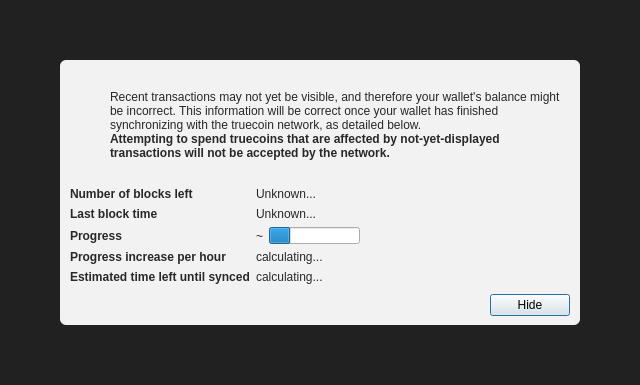
<?xml version="1.0" encoding="UTF-8"?>
<ui version="4.0">
 <class>ModalOverlay</class>
 <widget class="ModalOverlay" name="ModalOverlay">
  <property name="geometry">
   <rect>
    <x>0</x>
    <y>0</y>
    <width>640</width>
    <height>385</height>
   </rect>
  </property>
  <property name="windowTitle">
   <string>Form</string>
  </property>
  <layout class="QVBoxLayout" name="verticalLayout" stretch="0">
   <property name="sizeConstraint">
    <enum>QLayout::SetDefaultConstraint</enum>
   </property>
   <property name="leftMargin">
    <number>0</number>
   </property>
   <property name="topMargin">
    <number>0</number>
   </property>
   <property name="rightMargin">
    <number>0</number>
   </property>
   <property name="bottomMargin">
    <number>0</number>
   </property>
   <item>
    <widget class="QWidget" name="bgWidget" native="true">
     <property name="styleSheet">
      <string notr="true">#bgWidget { background: rgba(0,0,0,220); }</string>
     </property>
     <layout class="QVBoxLayout" name="verticalLayoutMain" stretch="1">
      <property name="leftMargin">
       <number>60</number>
      </property>
      <property name="topMargin">
       <number>60</number>
      </property>
      <property name="rightMargin">
       <number>60</number>
      </property>
      <property name="bottomMargin">
       <number>60</number>
      </property>
      <item>
       <widget class="QWidget" name="contentWidget" native="true">
        <property name="styleSheet">
         <string notr="true">#contentWidget { background: rgba(255,255,255,240); border-radius: 6px; }

QLabel { color: rgb(40,40,40);  }</string>
        </property>
        <layout class="QVBoxLayout" name="verticalLayoutSub" stretch="1,0,0,0">
         <property name="spacing">
          <number>0</number>
         </property>
         <property name="leftMargin">
          <number>10</number>
         </property>
         <property name="topMargin">
          <number>10</number>
         </property>
         <property name="rightMargin">
          <number>10</number>
         </property>
         <property name="bottomMargin">
          <number>10</number>
         </property>
         <item>
          <layout class="QHBoxLayout" name="horizontalLayoutIconText" stretch="0,1">
           <property name="topMargin">
            <number>20</number>
           </property>
           <item>
            <layout class="QVBoxLayout" name="verticalLayoutIcon">
             <property name="leftMargin">
              <number>0</number>
             </property>
             <item>
              <widget class="QPushButton" name="warningIcon">
               <property name="enabled">
                <bool>false</bool>
               </property>
               <property name="text">
                <string/>
               </property>
               <property name="icon">
                <iconset>
                 <normaloff>:/icons/warning</normaloff>
                 <disabledoff>:/icons/warning</disabledoff>:/icons/warning</iconset>
               </property>
               <property name="iconSize">
                <size>
                 <width>48</width>
                 <height>48</height>
                </size>
               </property>
               <property name="flat">
                <bool>true</bool>
               </property>
              </widget>
             </item>
             <item>
              <spacer name="verticalSpacerWarningIcon">
               <property name="orientation">
                <enum>Qt::Vertical</enum>
               </property>
               <property name="sizeHint" stdset="0">
                <size>
                 <width>20</width>
                 <height>40</height>
                </size>
               </property>
              </spacer>
             </item>
            </layout>
           </item>
           <item>
            <layout class="QVBoxLayout" name="verticalLayoutInfoText">
             <property name="leftMargin">
              <number>0</number>
             </property>
             <property name="topMargin">
              <number>0</number>
             </property>
             <item>
              <widget class="QLabel" name="infoText">
               <property name="text">
                <string>Recent transactions may not yet be visible, and therefore your wallet's balance might be incorrect. This information will be correct once your wallet has finished synchronizing with the truecoin network, as detailed below.</string>
               </property>
               <property name="textFormat">
                <enum>Qt::RichText</enum>
               </property>
               <property name="wordWrap">
                <bool>true</bool>
               </property>
              </widget>
             </item>
             <item>
              <widget class="QLabel" name="infoTextStrong">
               <property name="font">
                <font>
                 <weight>75</weight>
                 <bold>true</bold>
                </font>
               </property>
               <property name="text">
                <string>Attempting to spend truecoins that are affected by not-yet-displayed transactions will not be accepted by the network.</string>
               </property>
               <property name="textFormat">
                <enum>Qt::RichText</enum>
               </property>
               <property name="wordWrap">
                <bool>true</bool>
               </property>
              </widget>
             </item>
             <item>
              <spacer name="verticalSpacerInTextSpace">
               <property name="orientation">
                <enum>Qt::Vertical</enum>
               </property>
               <property name="sizeHint" stdset="0">
                <size>
                 <width>20</width>
                 <height>40</height>
                </size>
               </property>
              </spacer>
             </item>
            </layout>
           </item>
          </layout>
         </item>
         <item>
          <spacer name="verticalSpacerAfterText">
           <property name="orientation">
            <enum>Qt::Vertical</enum>
           </property>
           <property name="sizeHint" stdset="0">
            <size>
             <width>20</width>
             <height>40</height>
            </size>
           </property>
          </spacer>
         </item>
         <item>
          <layout class="QFormLayout" name="formLayout">
           <property name="fieldGrowthPolicy">
            <enum>QFormLayout::FieldsStayAtSizeHint</enum>
           </property>
           <property name="horizontalSpacing">
            <number>6</number>
           </property>
           <property name="verticalSpacing">
            <number>6</number>
           </property>
           <property name="topMargin">
            <number>10</number>
           </property>
           <item row="0" column="0">
            <widget class="QLabel" name="labelNumberOfBlocksLeft">
             <property name="font">
              <font>
               <weight>75</weight>
               <bold>true</bold>
              </font>
             </property>
             <property name="text">
              <string>Number of blocks left</string>
             </property>
            </widget>
           </item>
           <item row="0" column="1">
            <widget class="QLabel" name="numberOfBlocksLeft">
             <property name="text">
              <string>Unknown...</string>
             </property>
            </widget>
           </item>
           <item row="1" column="0">
            <widget class="QLabel" name="labelLastBlockTime">
             <property name="font">
              <font>
               <weight>75</weight>
               <bold>true</bold>
              </font>
             </property>
             <property name="text">
              <string>Last block time</string>
             </property>
            </widget>
           </item>
           <item row="1" column="1">
            <widget class="QLabel" name="newestBlockDate">
             <property name="sizePolicy">
              <sizepolicy hsizetype="Maximum" vsizetype="Preferred">
               <horstretch>0</horstretch>
               <verstretch>0</verstretch>
              </sizepolicy>
             </property>
             <property name="text">
              <string>Unknown...</string>
             </property>
            </widget>
           </item>
           <item row="2" column="0">
            <widget class="QLabel" name="labelSyncDone">
             <property name="font">
              <font>
               <weight>75</weight>
               <bold>true</bold>
              </font>
             </property>
             <property name="text">
              <string>Progress</string>
             </property>
            </widget>
           </item>
           <item row="2" column="1">
            <layout class="QHBoxLayout" name="horizontalLayoutSync" stretch="0,1">
             <item>
              <widget class="QLabel" name="percentageProgress">
               <property name="text">
                <string notr="true">~</string>
               </property>
              </widget>
             </item>
             <item>
              <widget class="QProgressBar" name="progressBar">
               <property name="value">
                <number>24</number>
               </property>
               <property name="format">
                <string/>
               </property>
              </widget>
             </item>
            </layout>
           </item>
           <item row="4" column="0">
            <widget class="QLabel" name="labelProgressIncrease">
             <property name="font">
              <font>
               <weight>75</weight>
               <bold>true</bold>
              </font>
             </property>
             <property name="text">
              <string>Progress increase per hour</string>
             </property>
            </widget>
           </item>
           <item row="4" column="1">
            <widget class="QLabel" name="progressIncreasePerH">
             <property name="text">
              <string>calculating...</string>
             </property>
            </widget>
           </item>
           <item row="5" column="0">
            <widget class="QLabel" name="labelEstimatedTimeLeft">
             <property name="font">
              <font>
               <weight>75</weight>
               <bold>true</bold>
              </font>
             </property>
             <property name="text">
              <string>Estimated time left until synced</string>
             </property>
            </widget>
           </item>
           <item row="5" column="1">
            <widget class="QLabel" name="expectedTimeLeft">
             <property name="text">
              <string>calculating...</string>
             </property>
            </widget>
           </item>
          </layout>
         </item>
         <item>
          <layout class="QHBoxLayout" name="horizontalLayoutButtons">
           <property name="leftMargin">
            <number>10</number>
           </property>
           <property name="topMargin">
            <number>10</number>
           </property>
           <item>
            <spacer name="horizontalSpacer">
             <property name="orientation">
              <enum>Qt::Horizontal</enum>
             </property>
             <property name="sizeHint" stdset="0">
              <size>
               <width>40</width>
               <height>20</height>
              </size>
             </property>
            </spacer>
           </item>
           <item>
            <widget class="QPushButton" name="closeButton">
             <property name="text">
              <string>Hide</string>
             </property>
             <property name="focusPolicy">
              <enum>Qt::StrongFocus</enum>
             </property>
             <property name="default">
              <bool>true</bool>
             </property>
            </widget>
           </item>
          </layout>
         </item>
        </layout>
       </widget>
      </item>
     </layout>
    </widget>
   </item>
  </layout>
 </widget>
 <customwidgets>
  <customwidget>
   <class>ModalOverlay</class>
   <extends>QWidget</extends>
   <header>qt/modaloverlay.h</header>
   <container>1</container>
  </customwidget>
 </customwidgets>
 <resources/>
 <connections/>
</ui>
